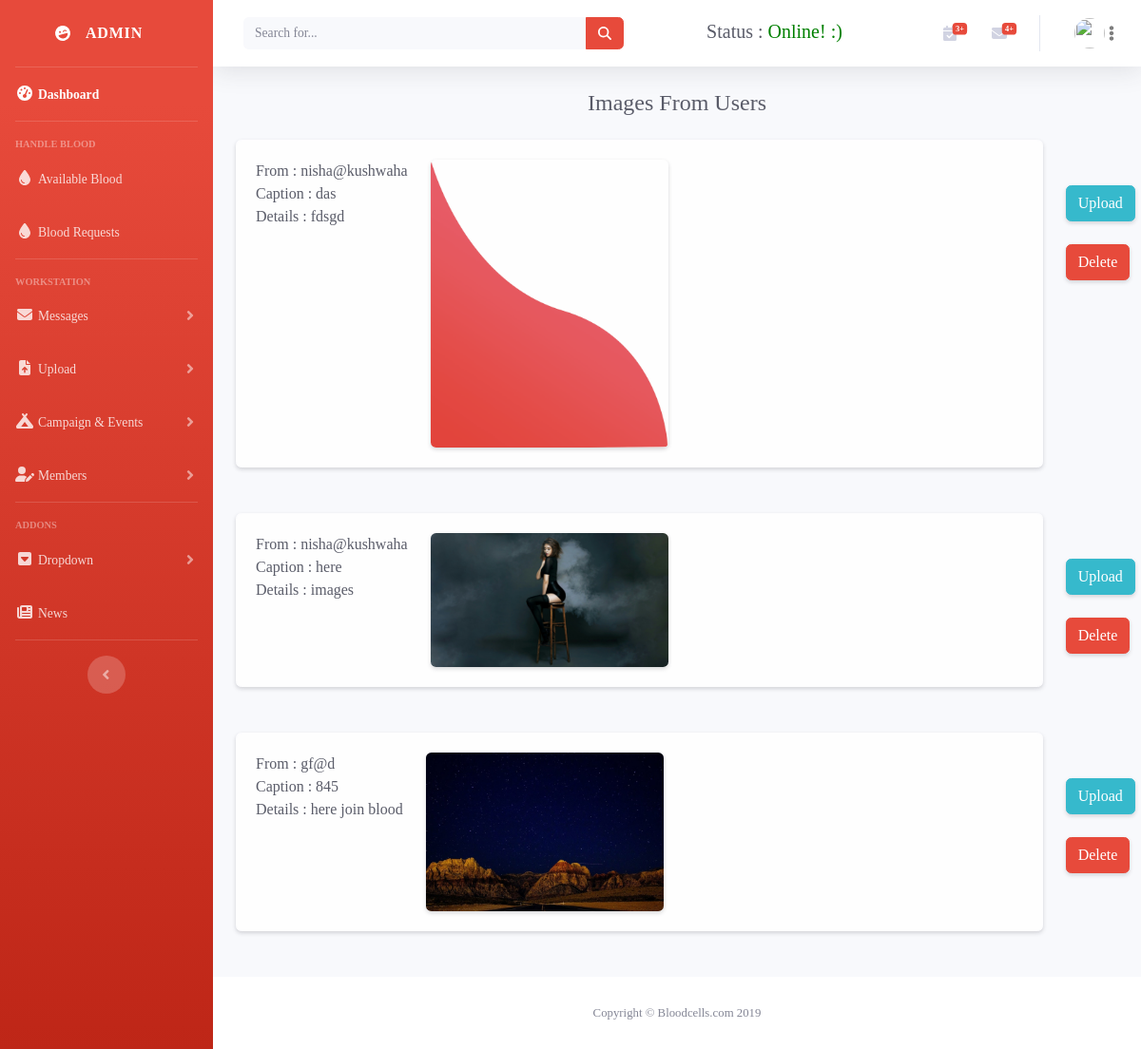
/admin/upfromuser.php, run on the app's committed database.
### tables this page shows
CREATE TABLE `uploadtoadmin` (
  `id` int(11) NOT NULL,
  `from` text NOT NULL,
  `caption` text NOT NULL,
  `image` text NOT NULL,
  `details` text NOT NULL
);

### admin/upfromuser.php (the view, shortened to what this page needs)
<?php include('include/header.php'); ?>
<link rel="stylesheet" href="css/upload.css">
</head>
<body id="page-top">
<?php include('include/sidebar.php'); ?>
    <div id="content-wrapper" class="d-flex flex-column">
      <div id="content">
        <?php
        include('include/topbar.php');
        ?>
          <h1 class="h4 mb-4 text-center text-gray-800">Images From Users</h1>
          <div class="container">
<div class="row">
<?php
  $mysqli = new mysqli('localhost','root','','bloodcells') or die(mysqli_error($mysqli));
  $result = $mysqli->query("SELECT * FROM `uploadtoadmin` ORDER BY `id` DESC") or die($mysqli->error);
  while ($row = $result->fetch_assoc()):
?>
<div class="col-11">
    <div class="card mb-5 alert-light shadow-sm">
      <div class="card-body">
          <div class="row">
            <div class="col-auto">
            <div class="text-gray-800">From&#32;&#58;&#32;<?php echo $row['from']; ?></div>
            <div class="text-gray-800">Caption&#32;&#58;&#32;<?php echo $row['caption']; ?></div>
            <div class="font-weight-normal text-gray-800">Details&#32;&#58;&#32;<?php echo $row['details']; ?></div>
            </div>
            <div class="col-auto">
              <div class="font-weight-bold text-gray-900">
                <img src="../user/<?php echo $row['image']; ?>" alt="<?php echo $row['caption']; ?>" id="myImg<?php echo $row['id']; ?>" class="myImgg rounded shadow-sm" width="250" height="auto">
            </div>
            </div>
          </div>
      </div>
    </div>
</div>
  <div class="col-1 mt-5 text-center">
     <a href="upfromuser.php?upload=<?php echo $row['id']; ?>" title="Reply to message"class="btn btn-info text-decoration-none text-center shadow-sm">Upload</a><br>
    <a href="#deleteModal" class="btn my-4 btn-danger shadow-sm" data-toggle="modal">Delete</a>
  </div>
<?php endwhile; ?>
</div>
        </div>
      </div>
   <?php
include('include/footer.php');
?>
    </div>
  </div>
</body>
</html>

### admin/message_assets/message.css (style rules this page uses)
* { margin: 0; padding: 0; box-sizing: border-box; font-family: Hind-Medium; }

### admin/css/upload.css (style rules this page uses)
.myImgg { border-radius: 2px; cursor: pointer; transition: 0.3s; }

### data on the page
uploadtoadmin: from "nisha@kushwaha", caption "das", details "fdsgd", image (picture)
uploadtoadmin: from "nisha@kushwaha", caption "here", details "images", image (picture)
uploadtoadmin: from "gf@d", caption "845", details "here join blood", image (picture)

### other printed values
$qfourplus "+"
$fourplus "+"
